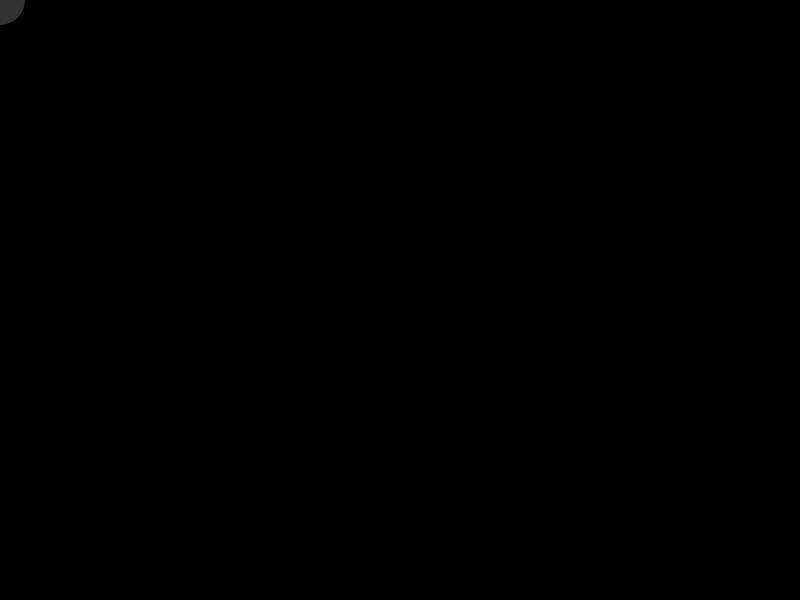
Frame 1 (no input)
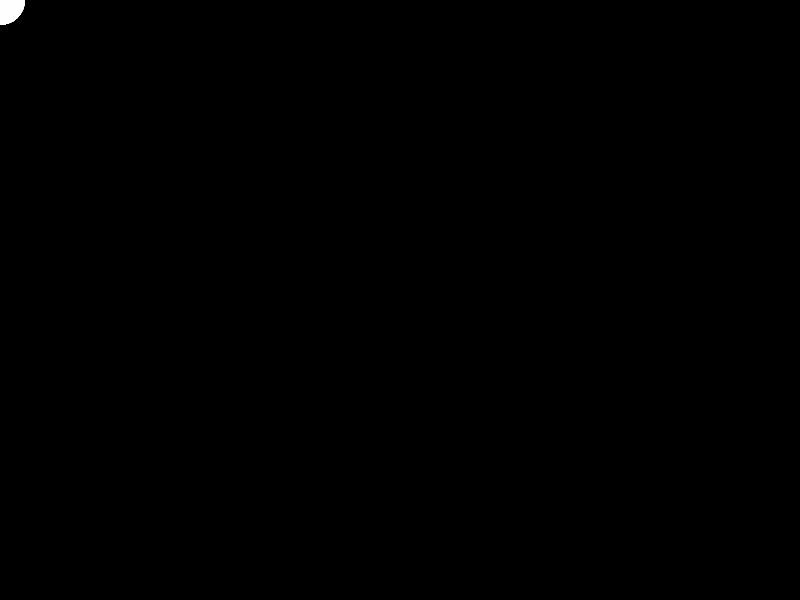
Frame 60 (no input)
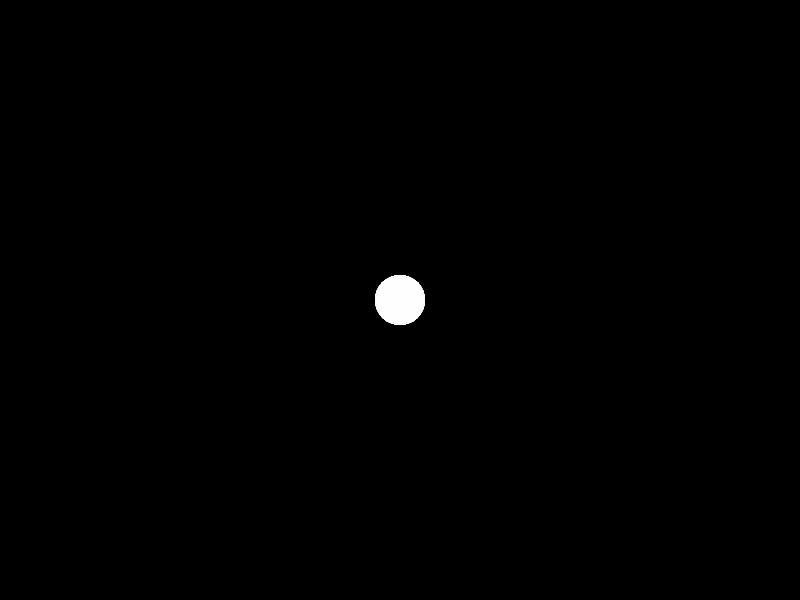
Frame 120 (the mouse pressed at the canvas centre since frame 60)

The p5.js sketch that drew these frames (run headless with seeded random() and noise() and a simulated clock; from frame 60 on, the mouse is pressed at the canvas centre):

// p5.js sketch
// ── sketch.js
// Variables in p5.js (mouseX, mouseY)
// Code! Programming with p5.js
// The Coding Train / Daniel Shiffman
// https://thecodingtrain.com/beginners/p5js/2.1-mousex-mousey.html
// https://youtu.be/7A5tKW9HGoM
// https://editor.p5js.org/codingtrain/sketches/IeblvUQrf

function setup() {
  createCanvas(800, 600);
  background(0);
}

function draw() {
  noStroke();
  fill(255, 50);
  circle(mouseX, mouseY, 50);
}

function mousePressed() {
  background(0);
}
